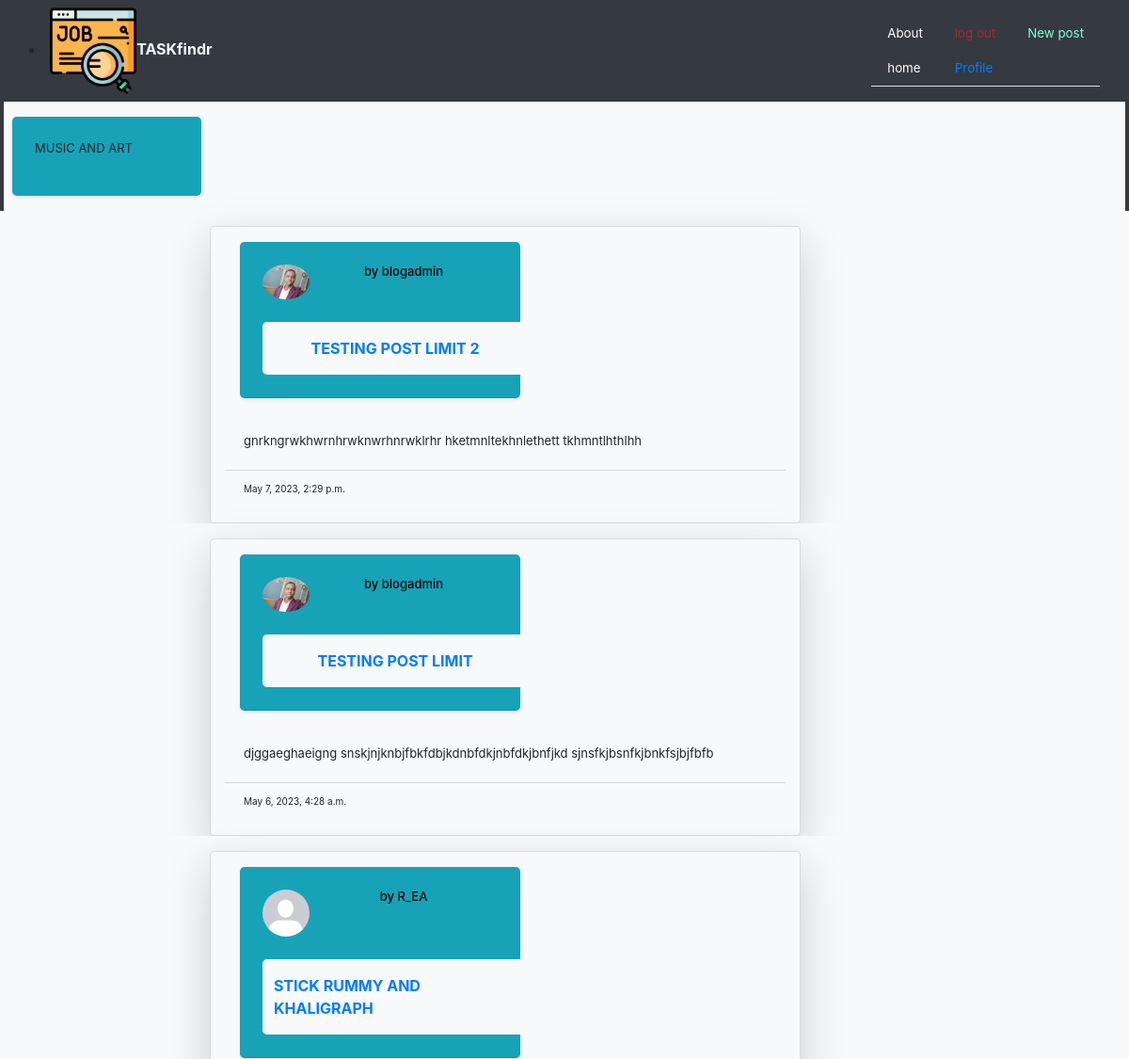
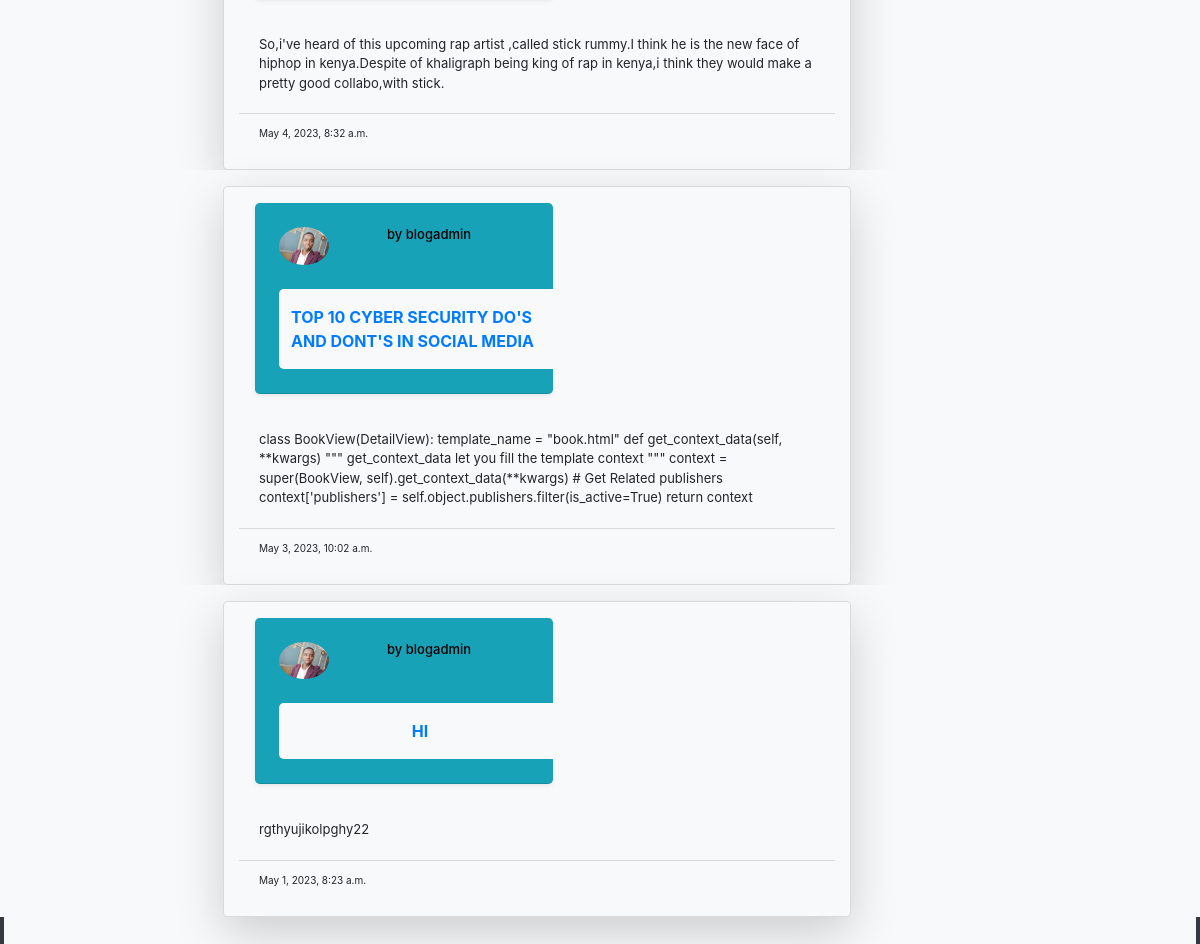
The page /category/MUSIC AND ART/ (signed in) on the database its author committed (2 pictures, top to bottom).
### blog/models.py (models this page shows, shortened)
class blogpost(models.Model):
    title = models.CharField(max_length=100)
    content = models.TextField(max_length=500)
    date_posted = models.DateTimeField(default=timezone.now)
    author = models.ForeignKey(User,on_delete=models.CASCADE)
    spaces = models.CharField(choices=CATEGORY_CHOICES,max_length=30,null=False,default=None)
    value = models.IntegerField(default=20)
    reaction = models.ManyToManyField(User,through="Postreaction",related_name="blogpost_reactions")

### users/models.py (models this page shows, shortened)
class profile(models.Model):
    user = models.OneToOneField(User, on_delete = models.CASCADE)
    image = models.ImageField(default ='default.jpg', upload_to ='profile_pics')
    bio = models.TextField(default=True)
    preference = models.TextField(default=True)
    level= models.IntegerField(default=1)
    phone_number = models.IntegerField(default=0)
    reffered_by = models.CharField(max_length=50,default=None,null=True)
    leveled_up = models.BooleanField(default=False)

### blog/views.py (the view)
# urls.py: path('category/<str:spaces>/',categorypostlistview.as_view(),name='spaces_list'),
class categorypostlistview(LoginRequiredMixin,ListView):
    model= post
    template_name='blog/category_posts.html'
    context_object_name='posts'
    paginate_by=10
    def get_queryset(self):
        category = self.kwargs.get('spaces')
        return  post.objects.filter(spaces=category).order_by('-date_posted')

### blogger/templates/blog/category_posts.html (shortened to what this page needs)
{%extends 'blog/base.html'%}
{%load static%}
{% block content %}
<div class="  bg-info col-lg-2  col-md-12 col-sm-10 m-3 p-2 shadow-sm rounded-lg">
    <div style="font-size:small"class='col p-2 m-2'>
      <p>{{view.kwargs.spaces|upper}}</p>
    </div>
</div>
  <body class='container bg-dark col-lg-12 col-md-12 col sm-12 m-10 p-1'>
        {% for post in posts %}
        <div class='container bg-light col-lg-12 col-md-12 col-sm-12'>
            <div class="container bg-light mt-3 pb-20 col-lg-8 col-md-12 col-sm-12" id='home' style="height:50%">
                <div class="card bg-light rounded-lg shadow-lg col-lg-10 col-md-12 col-sm-6">
                    <div class=" card-header bg-info col-lg-6 col-sm-6 col-md-12 m-3 p-2 shadow-sm rounded-lg">
                      <div class='row p-2 m-2'>
                        <img class="rounded-circle" src="{{post.author.profile.image.url}}" style="width:20%" alt="pic">
                        <h2 style="font-size:small;"class="mx-auto card-text row"> <a style="color:black;"href="{% url 'user_post' post.author.username %}">by {{ post.author }}</a> </h2>
                      </div>
                      <div class=' row bg-light rounded-lg p-2 m-3 col-sm-12 ' style="">
                        <a href="{% url 'post_detail' post.pk %}" class='mx-auto p-1 m-1'><strong>{{post.title|upper}}</strong></a>
                      </div>
                    </div>
                    <div style="font-size:small"class="card-body">
                      <p class="card-text">{{ post.content}} </p>
                    </div>
                    <div style="font-size:x-small"class="card-footer bg-light">
                      <p>{{ post.date_posted}}</p>
                    </div>
                 </div>
            </div>
        </div>
        {% endfor %}
        <div class="mx-auto m-2 p-1">
        </div>
    </body>
{% endblock %}

### rows shown on the page
blogpost: author.profile.image (picture), author "blogadmin", title "TESTING POST LIMIT 2", content "gnrkngrwkhwrnhrwknwrhnrwklrhr hketmnltekhnlethett tkhmntlhthlhh", date_posted "May 7, 2023, 2:29 p.m."
blogpost: author.profile.image (picture), author "blogadmin", title "TESTING POST LIMIT", content "djggaeghaeigng snskjnjknbjfbkfdbjkdnbfdkjnbfdkjbnfjkd sjnsfkjbsnfkjbnkfsjbjfbfb", date_posted "May 6, 2023, 4:28 a.m."
blogpost: author.profile.image (placeholder picture), author "R_EA", title "STICK RUMMY AND KHALIGRAPH", content "So,i've heard of this upcoming rap artist ,called stick rummy.I think he is the new face of hiphop in kenya.Despite of khaligraph being king of rap in kenya,i think they would make a pretty good collabo,with stick.", date_posted "May 4, 2023, 8:32 a.m."
blogpost: author.profile.image (picture), author "blogadmin", title "TOP 10 CYBER SECURITY DO'S AND DONT'S IN SOCIAL MEDIA", content "class BookView(DetailView): template_name = \"book.html\" def get_context_data(self, **kwargs) \"\"\" get_context_data let you fill the template context \"\"\" context = super(BookView, self).get_context_data(**kwargs) # Get Related publishers context['publishers'] = self.object.publishers.filter(is_active=True) return context", date_posted "May 3, 2023, 10:02 a.m."
blogpost: author.profile.image (picture), author "blogadmin", title "HI", content "rgthyujikolpghy22", date_posted "May 1, 2023, 8:23 a.m."

### other values the page prints
{{ view.kwargs.spaces|upper }} "MUSIC AND ART"
